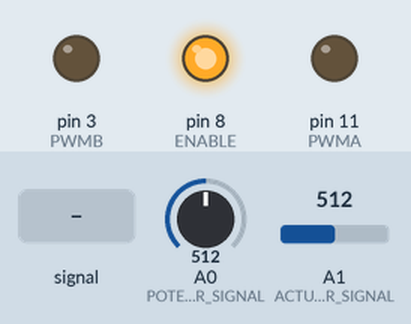
Simulated run of this sketch. Board: Arduino Uno, built with avr-gcc and run on an emulated ATmega328P. Shown: output pins drawn as LEDs (lit = HIGH). The test bench sets the inputs (shaded band); at power-on: A0 (POTENTIOMETER_SIGNAL) = 512, A1 (ACTUATOR_SIGNAL) = 512.

Above: at 1.27 s.
1.3 s: A0 (POTENTIOMETER_SIGNAL) fed a 200 Hz sine of ±81 counts around its level
At 1.4 s:
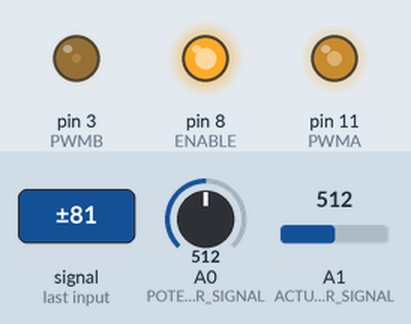
4.3 s: A1 (ACTUATOR_SIGNAL) fed a 1000 Hz sine of ±255 counts around its level
At 5.28 s:
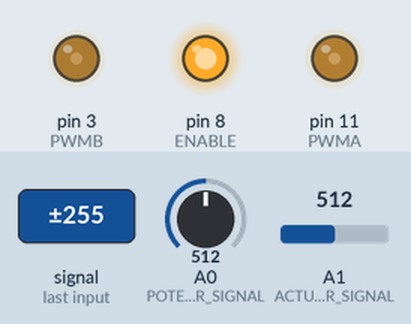
7.3 s: A0 (POTENTIOMETER_SIGNAL) set to 716
10.3 s: A1 (ACTUATOR_SIGNAL) set to 306
At 11.7 s:
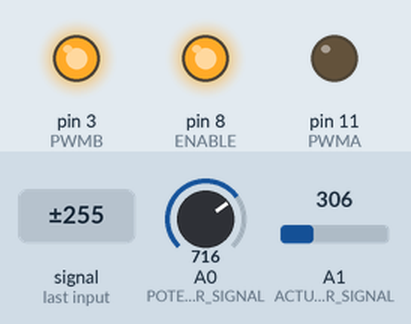
Timing chart, 0 to 12.8 s (numbered marks = the images above; inputs shaded):
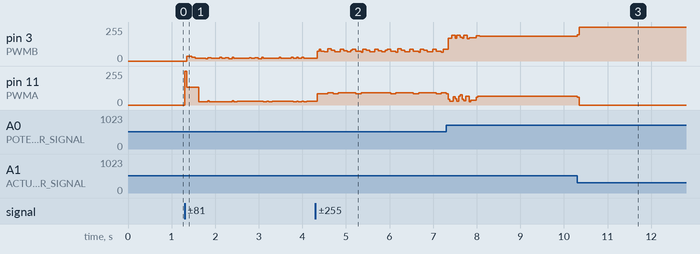

The sketch:

PA-14_MegaMotoControl_PID.ino
```cpp
/*
 *   Test code that controls actuator a throttle potentiometer & PID
 *   @author Jonathan
 */

const int POTENTIOMETER_SIGNAL = A0; // potentiometer from actuator
const int ACTUATOR_SIGNAL = A1;      // potentiometer from throttle


const int ENABLE= 8; // enables board unless 5V is used which will keep enabled as long as Arduino has power.
const int PWMA = 11; // sends signals to control retraction
const int PWMB = 3;  // sends signals to control extension

const int POTENTIOMETER_MIN = 0;    // minimum position of throttle
const int POTENTIOMETER_MAX = 1023; // maximum position of throttle

const int ACTUATOR_MIN_POTENTIOMETER = 72;  // minimum position of actuator
const int ACTUATOR_MAX_POTENTIOMETER = 943; // maximum position of actuator

const double ACTUATOR_MIN_LENGTH = 16.23; // inches
const double ACTUATOR_MAX_LENGTH = 26.23; // inches

const double ROCKET_BEAM_LENGTH = 23.622; // inches
const double BALOON_BEAM_LENGTH = 10.63; // inches

/*================== TUNABLES ==================*/
const int BUFFER = 3;   // final position must be within range of the buffer

const double pK = 1;    // proportional constant // TUNE!
const double iK = 0.02; // integral constant     // TUNE!
const double dK = 0.00; // derivative constant   // TUNE!
/*================== TUNABLES ==================*/

int raw_throttle_feedback;
int throttle_feedback;
double actuator_position;
double actuator_potentiometer_position;
double error;            // records error between desired postion from current postion
double cumulative_error; // error built up over time
double previous_error;
double gradient;
double pCorrection;
double iCorrection;
double dCorrection;

/* put your setup code here, to run once */
void setup() {
  pinMode(ACTUATOR_SIGNAL, INPUT); // feedback from actuator
  pinMode(POTENTIOMETER_SIGNAL, INPUT); // feedback from potentiometer
  pinMode(ENABLE, OUTPUT);
  pinMode(PWMA, OUTPUT);
  pinMode(PWMB, OUTPUT);
  digitalWrite(ENABLE, HIGH);

  raw_throttle_feedback = analogRead(POTENTIOMETER_SIGNAL);
  throttle_feedback = map(raw_throttle_feedback, POTENTIOMETER_MIN, POTENTIOMETER_MAX, ACTUATOR_MIN_POTENTIOMETER, ACTUATOR_MAX_POTENTIOMETER);

  actuator_potentiometer_position = analogRead(ACTUATOR_SIGNAL);
  actuator_position = mapFloat(actuator_potentiometer_position, ACTUATOR_MIN_POTENTIOMETER, ACTUATOR_MAX_POTENTIOMETER, ACTUATOR_MIN_LENGTH, ACTUATOR_MAX_LENGTH);

  cumulative_error = 0;
  previous_error = 0;

  Serial.begin(9600);

}

/* put your setup code here, to run once */
void loop() {
  error = getDesiredPosition() - getCurrentPosition();
  pCorrection = error * pK;
  cumulative_error = integrate();
  iCorrection = cumulative_error * iK;
  gradient = differentiate();
  dCorrection = gradient * dK;
  previous_error = error;
  controlActuator(getCorrections());

//  Serial.println(analogRead(POTENTIOMETER_SIGNAL));
}

double getDesiredPosition() {

    raw_throttle_feedback = analogRead(POTENTIOMETER_SIGNAL); // read the throttle potentiometer to get the destination
    throttle_feedback = map(raw_throttle_feedback, POTENTIOMETER_MIN, POTENTIOMETER_MAX, ACTUATOR_MIN_POTENTIOMETER, ACTUATOR_MAX_POTENTIOMETER); // convert the potentiometer feedback to match the actuator

    actuator_potentiometer_position = analogRead(ACTUATOR_SIGNAL); // read the actuator potentiometer to get the current position
    actuator_position = mapFloat(actuator_potentiometer_position, ACTUATOR_MIN_POTENTIOMETER, ACTUATOR_MAX_POTENTIOMETER, ACTUATOR_MIN_LENGTH, ACTUATOR_MAX_LENGTH); // maps to find length given actuator pot reading (inches)
    double angle = acos((pow(ROCKET_BEAM_LENGTH, 2) + pow(BALOON_BEAM_LENGTH, 2) - pow(actuator_position, 2)) / (2 * ROCKET_BEAM_LENGTH * BALOON_BEAM_LENGTH)); // (SLIGHTLY INNACURATE!) super insane math to find relative position given angle


//    Serial.print("Actuator Position: ");
//    Serial.println(actuator_position);

//    Serial.print("Angle: ");
//    Serial.println((angle * (180/PI))-5); // SLIGHTLY INNACURATE!


    return throttle_feedback;
}

int getCurrentPosition() {

//  Serial.print("Actuator Position: ");
//  Serial.println(analogRead(ACTUATOR_SIGNAL));

  return analogRead(ACTUATOR_SIGNAL);
}


void controlActuator(int speed) {
  if (error >= BUFFER) {
    pushActuator(clamp(speed));
  } else if (error <= -BUFFER) {
    pullActuator(clamp(-speed));
  } else {
    stopActuator();
    cumulative_error = 0;
  }

//  Serial.print("Error: ");
//  Serial.println((int) error);
//  Serial.print("Speed :");
//  Serial.println(clamp(speed));
}

int getCorrections() {
  return (int) (pCorrection + iCorrection + dCorrection);
}

void stopActuator() {
  analogWrite(PWMA,0);
  analogWrite(PWMB,0);
}

void pushActuator(int speed) {
  analogWrite(PWMA, 0);
  analogWrite(PWMB, speed);
}

void pullActuator(int speed) {
  analogWrite(PWMA, speed);
  analogWrite(PWMB, 0);
}

int clamp(int speed) {
  if (abs(speed) > 255) {
    return 255;
  } else {
    return speed;
  }
}

int integrate() {
  if (abs(error) >= BUFFER && (abs(error) + abs(cumulative_error) <= (512/iK))) {
    return error + cumulative_error;
  } else if (abs(error) >= BUFFER) {
    return cumulative_error;
  } else {
    return 0;
  }

//  Serial.print("Cumulative Error: ");
//  Serial.println(cumulative_error);
}

int differentiate() {
  if (abs(error) >= BUFFER) {
    return error - previous_error;
  }

//  Serial.print("Gradient: ");
//  Serial.println(gradient);
}

double mapFloat(double in, double in_min, double in_max, double out_min, double out_max) {
  return (in - in_min) * (out_max - out_min) / (in_max - in_min) + out_min;
}
```

Measured:
- after the input at 10.3 s, pin 3 (PWMB): 185/255 → 255/255 at once; pin 11 (PWMA): 67/255 → 0/255 at once
